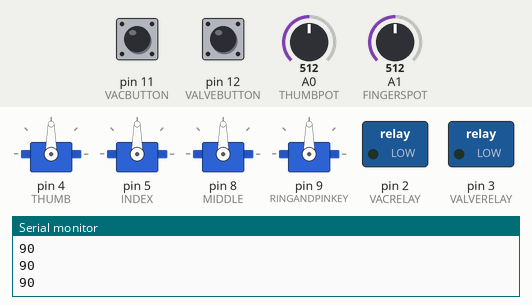
Simulated run of this sketch. Board: Arduino Uno, built with avr-gcc and run on an emulated ATmega328P. Shown: 4 × servo, switched loads named in the sketch (green lamp = pin HIGH), the last lines printed to the serial monitor. The test bench sets the inputs (shaded band); at power-on: A1 (FINGERSPOT) = 512, A0 (THUMBPOT) = 512, pin 11 (VACBUTTON) LOW, pin 12 (VALVEBUTTON) LOW.

Above: at 1.2 s.
1.3 s: A1 (FINGERSPOT) set to 306
At 2.2 s:
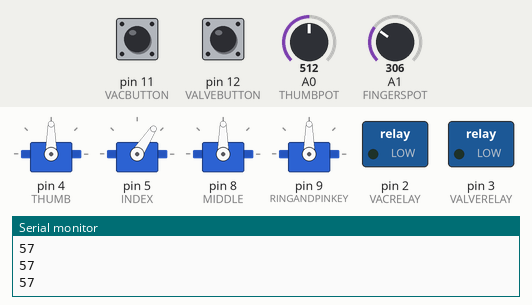
2.8 s: A0 (THUMBPOT) set to 716
At 3.3 s:
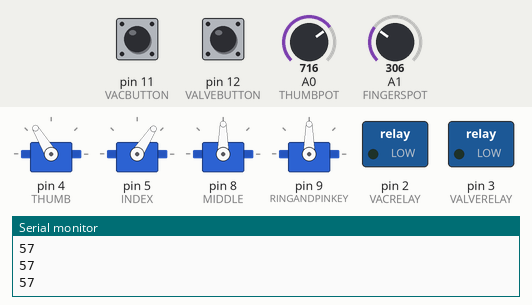
4.3 s: pin 11 (VACBUTTON) pulled HIGH for 0.15 s
At 4.37 s:
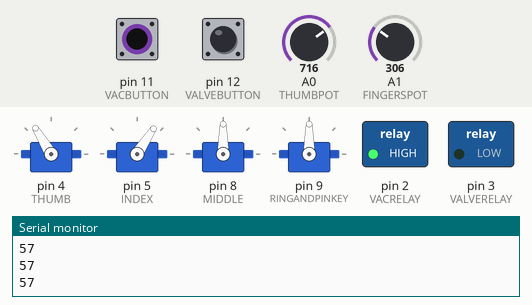
5.9 s: pin 12 (VALVEBUTTON) pulled HIGH for 0.15 s
At 5.97 s:
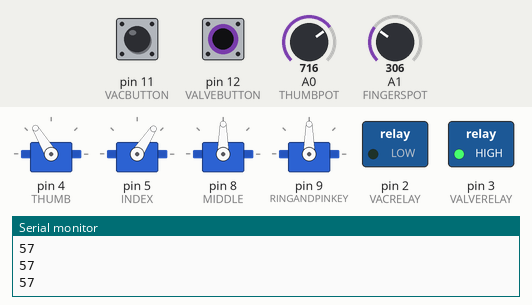
7.5 s: A1 (FINGERSPOT) set to 122
At 8.2 s:
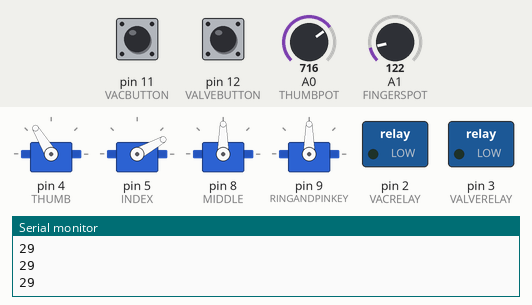
9.0 s: A0 (THUMBPOT) set to 900
At 9.3 s:
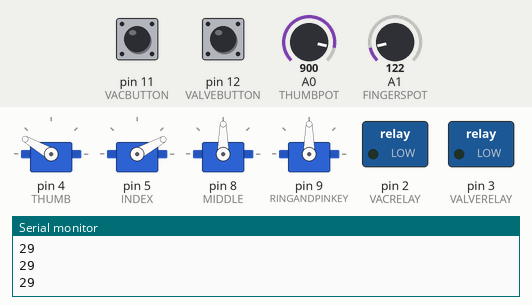
Timing chart, 0 to 11.5 s (numbered marks = the images above; inputs shaded):
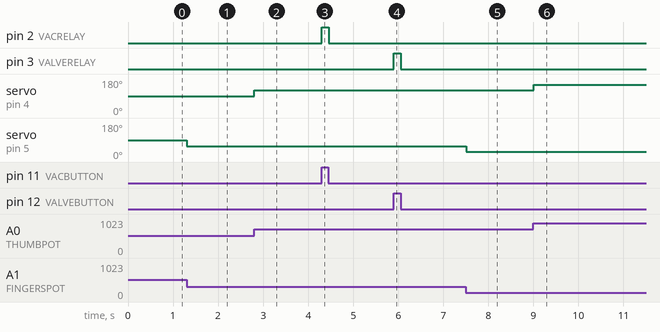

Measured:
- after the input at 1.3 s, servo on pin 5 (INDEX): 90° → 57° at once
- after the input at 2.8 s, servo on pin 4 (THUMB): 90° → 121° at once
- after the input at 4.3 s, pin 2 (VACRELAY): LOW → HIGH at once, → LOW 0.15 s later
- after the input at 5.9 s, pin 3 (VALVERELAY): LOW → HIGH at once, → LOW 0.15 s later
- after the input at 7.5 s, servo on pin 5 (INDEX): 57° → 29° at once
- after the input at 9.0 s, servo on pin 4 (THUMB): 121° → 150° at once

The sketch:

Expo_Prog.ino
```cpp
//motor stuff
#include <Servo.h>

//int movetime = 0;
//thumb potentiometer controller
const int THUMBPOT = A0;
int thumbpotval = 0;
const int FINGERSPOT = A1;
int fingerspotval1 = 0;
int fingerspotval2 = 0;
int indexdiff = 0;
float indexstep = 0;
int indexinc = 0;
int indexangle = 0;

//int thumbanglediff = 0;

//thumb
const int THUMB = 4;
Servo thumbservo;

const int INDEX = 5;
Servo indexservo;

const int MIDDLE = 8;
Servo middleservo;

const int RINGANDPINKEY = 9;
Servo ringandpinkeyservo;

//limiter potentiometer motor control stuff
//const int THUMBLIMITPOT = A2;
//int thumblimitval1 = 0;
//int thumblimitval2 = 0;
//int thumblimitdiff = 0;
//const int INDEXLIMITPOT = A5;//not final val
//int indexlimitval = 0;


//pneumatic stuff
const int VACRELAY = 2;
const int VALVERELAY = 3;
const int VACBUTTON = 11;
const int VALVEBUTTON = 12;
int vacbuttonstate = 0;
int valvebuttonstate = 0;

void setup() {
// put your setup code here, to run once:

//motor initialization
thumbservo.attach(THUMB);
pinMode(4, OUTPUT);
pinMode(THUMB, OUTPUT);

indexservo.attach(INDEX);
pinMode(5, OUTPUT);
pinMode(INDEX, OUTPUT);

middleservo.attach(MIDDLE);
pinMode(8, OUTPUT);
pinMode(MIDDLE, OUTPUT);

ringandpinkeyservo.attach(RINGANDPINKEY);
pinMode(9, OUTPUT);
pinMode(RINGANDPINKEY, OUTPUT);

Serial.begin(9600);

//pneumatic initialization
pinMode(2, OUTPUT);
pinMode(3, OUTPUT);
pinMode(11, INPUT);
pinMode(12, INPUT);
pinMode(VACRELAY, OUTPUT);
pinMode(VALVERELAY, OUTPUT);
pinMode(VACBUTTON, INPUT);
pinMode(VALVEBUTTON, INPUT);

fingerspotval1 = analogRead(FINGERSPOT);
fingerspotval1 = map(fingerspotval1, 0, 1023, 10, 170);
fingerspotval2 = fingerspotval1;

}

void loop() {
  // put your main code here, to run repeatedly:

  thumbpotval = analogRead(THUMBPOT);
  thumbpotval = map(thumbpotval, 0, 1023, 10, 170);
  thumbservo.write(thumbpotval);
  delay(5);

  fingerspotval2 = analogRead(FINGERSPOT);
  fingerspotval2 = map(fingerspotval2, 0, 1023, 10, 170);
  Serial.println(fingerspotval2);
  indexdiff = fingerspotval2 - fingerspotval1;

  if (indexdiff > 100)
  {
    indexstep = indexdiff/5;
    indexinc = ceil(indexstep);
    indexangle = fingerspotval1 + indexinc;
    for (int i = 0; i<5; i++)
    {
      indexservo.write(indexangle);
      delay(1000);
      indexangle = indexangle + indexinc;
    }
    fingerspotval1 = analogRead(FINGERSPOT);
    fingerspotval1 = map(fingerspotval1, 0, 1023, 10, 170);
    fingerspotval2 = fingerspotval1;
  }
  if (indexdiff <0)
  {
    indexservo.write(fingerspotval2);
  }


 // indexservo.write(fingerspotval);
 // delay(5);
//  fingerspotval = analogRead(FINGERSPOT);
//  fingerspotval = map(fingerspotval, 0, 1023, 10, 170);
//  middleservo.write(fingerspotval);
//  delay(5);
//  fingerspotval = analogRead(FINGERSPOT);
//  fingerspotval = map(fingerspotval, 0, 1023, 10, 170);
//  ringandpinkeyservo.write(fingerspotval);
//  delay (5);
//}

//pneumatic stuff
 vacbuttonstate = digitalRead(VACBUTTON);
 valvebuttonstate = digitalRead(VALVEBUTTON);

 if (vacbuttonstate == HIGH)digitalWrite(VACRELAY,HIGH);
 if (vacbuttonstate == LOW)digitalWrite(VACRELAY,LOW);
 if (valvebuttonstate == HIGH)digitalWrite(VALVERELAY,HIGH);
 if (valvebuttonstate == LOW)digitalWrite(VALVERELAY,LOW);
}
```
